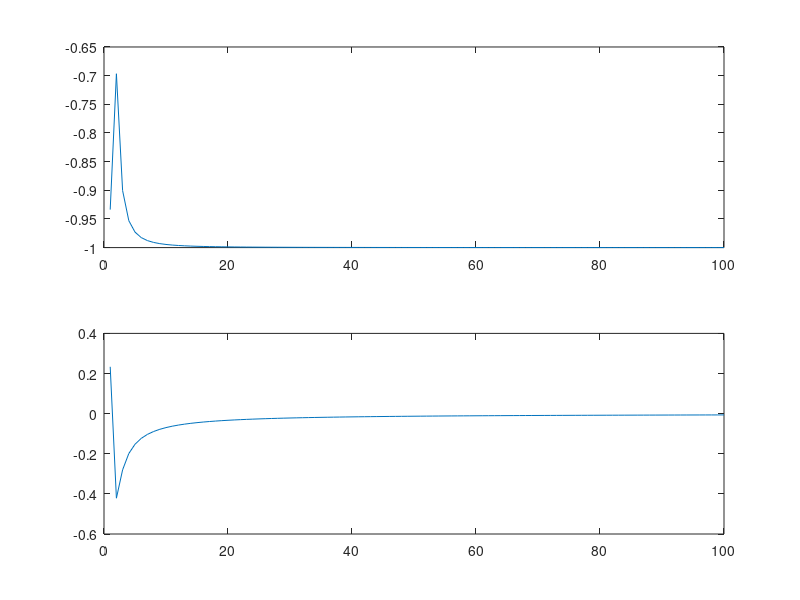

Write MATLAB code to recreate this figure.
z0=50;
R=40;
L=10e-5;
C=10e-9;
f=linspace(10e3,10e7,100);
w=2*pi*f;
X=1./(i*w*C);
X1=(i*w*L);
z1=1./(1./R+1./X1+1./X);
y=(z1-z0)./(z1+z0);
subplot(2,1,1);
plot(real(y));
subplot(2,1,2);
plot(imag(y));